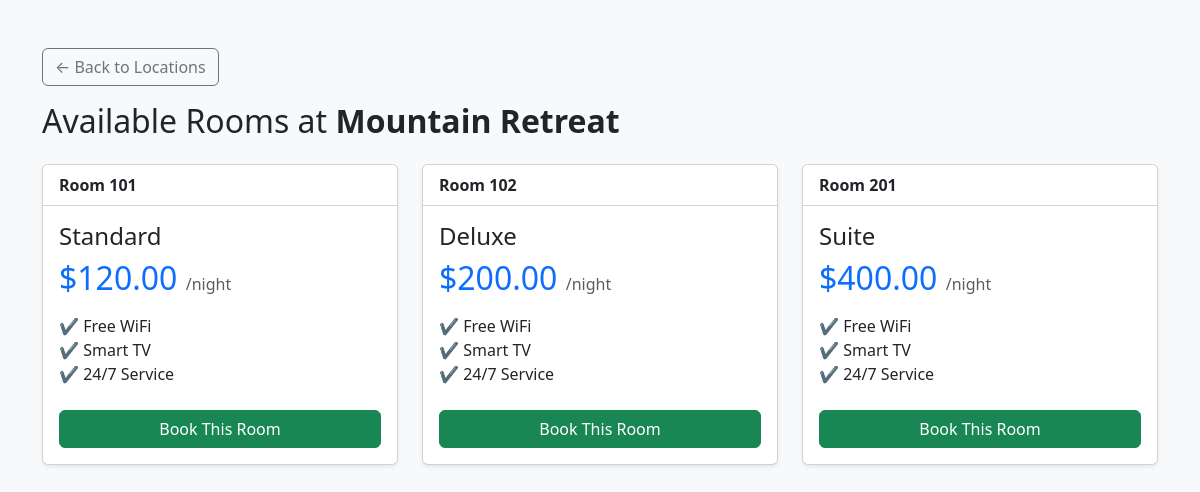
Screenshot of /rooms.php?hotel_id=3 with the database file from the repository.
### tables this page shows
CREATE TABLE `hotels` (
  `id` int(11) NOT NULL,
  `name` varchar(100) NOT NULL,
  `location` varchar(100) NOT NULL,
  `image_url` varchar(255) DEFAULT NULL
);

CREATE TABLE `rooms` (
  `id` int(11) NOT NULL,
  `hotel_id` int(11) NOT NULL,
  `room_number` varchar(10) NOT NULL,
  `type` enum('Standard','Deluxe','Suite') NOT NULL,
  `price` decimal(10,2) NOT NULL,
  `status` enum('available','booked','maintenance','dirty') DEFAULT 'available',
  `image_url` varchar(255) DEFAULT NULL
);

### rooms.php (the view, shortened to what this page needs)
<?php
require 'db.php';
$hotel_id = intval($_GET['hotel_id']);
$hotel_stmt = $conn->prepare("SELECT name FROM hotels WHERE id = ?");
$hotel_stmt->bind_param("i", $hotel_id);
$hotel_stmt->execute();
$hotel_name = $hotel_stmt->get_result()->fetch_assoc()['name'];
?>
<!DOCTYPE html>
<html>
<head>
    <link href="https://cdn.jsdelivr.net/npm/bootstrap@5.3.0/dist/css/bootstrap.min.css" rel="stylesheet">
</head>
<body class="bg-light">
<div class="container mt-5">
    <a href="select_hotel.php" class="btn btn-outline-secondary mb-3">&larr; Back to Locations</a>
    <h2 class="mb-4">Available Rooms at <b><?= $hotel_name ?></b></h2>
    <div class="row">
        <?php
        $sql = "SELECT * FROM rooms WHERE hotel_id = ? AND status = 'available'";
        $stmt = $conn->prepare($sql);
        $stmt->bind_param("i", $hotel_id);
        $stmt->execute();
        $result = $stmt->get_result();
        if($result->num_rows > 0):
            while($room = $result->fetch_assoc()):
        ?>
            <div class="col-md-4 mb-4">
                <div class="card shadow-sm">
                    <div class="card-header bg-white fw-bold">Room <?= $room['room_number'] ?></div>
                    <div class="card-body">
                        <h4 class="card-title"><?= $room['type'] ?></h4>
                        <h2 class="text-primary">$<?= $room['price'] ?> <small class="fs-6 text-muted">/night</small></h2>
                        <ul class="list-unstyled mt-3">
                            <li>✔️ Free WiFi</li>
                            <li>✔️ Smart TV</li>
                            <li>✔️ 24/7 Service</li>
                        </ul>
                        <a href="booking.php?room_id=<?= $room['id'] ?>&price=<?= $room['price'] ?>" class="btn btn-success w-100 mt-2">Book This Room</a>
                    </div>
                </div>
            </div>
        <?php
            endwhile;
        else:
            echo "<div class='alert alert-warning'>Sorry, no rooms are currently available at this location.</div>";
        endif;
        ?>
    </div>
</div>
</body>
</html>

### rows the page displays
hotels: name "Mountain Retreat"
rooms: room_number "101", type "Standard", price "120.00"
rooms: room_number "102", type "Deluxe", price "200.00"
rooms: room_number "201", type "Suite", price "400.00"
